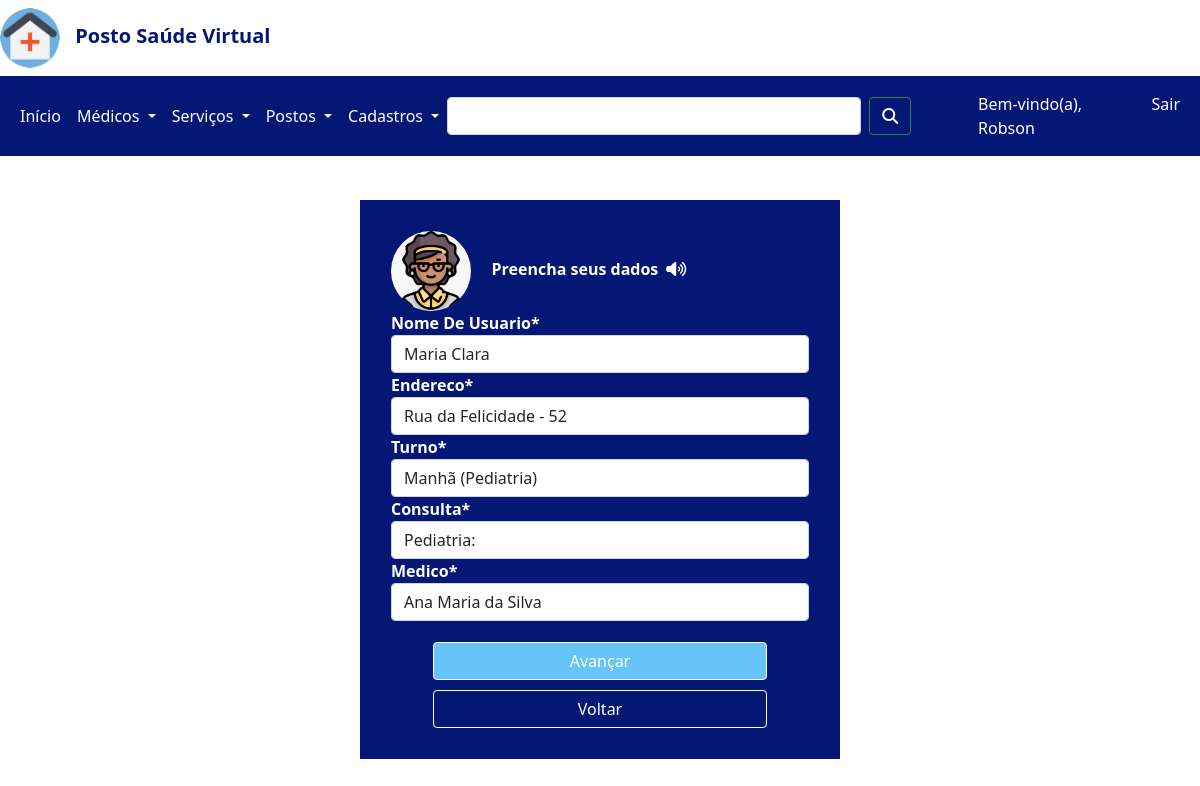
The app's page /cadastros/editar/agendamento/2 (signed in) with its own data.
### cadastros/models.py (models this page shows, shortened)
class Agendamento(models.Model):
    nome_De_Usuario = models.ForeignKey(Pessoa, on_delete=models.PROTECT)
    endereco = models.ForeignKey(Endereco, on_delete=models.PROTECT)
    turno = models.ForeignKey(AgendarConsulta, on_delete=models.PROTECT)
    consulta = models.ForeignKey(Consulta, on_delete=models.PROTECT)
    medico = models.ForeignKey(Medico, on_delete=models.PROTECT)

class Endereco(models.Model):
    endereco = models.CharField(verbose_name='Endereço' ,max_length=2560)
    num_Da_Residencia = models.CharField(verbose_name='Número da Residência', max_length=2)
    complemento = models.CharField(max_length=256)
    bairro = models.CharField(max_length=256)
    telefone = models.CharField(max_length=15, unique=True)
    cep = models.CharField(verbose_name='CEP', max_length=9)
    ponto_De_Referencia = models.TextField(verbose_name='Ponto de Referência', max_length=256)
    pessoa = models.ForeignKey(Pessoa, on_delete=models.PROTECT)
    def __str__(self):
        return "{} - {}".format(self.endereco, self.num_Da_Residencia)

class AgendarConsulta(models.Model):
    tipo_Da_Consulta = models.CharField(max_length=256, unique=True)
    turno = models.CharField(max_length=5)
    dia_Da_Semana = models.CharField(max_length=13)
    status = models.BooleanField(default=True)
    def __str__(self):
        return "{} ({})".format(self.turno, self.tipo_Da_Consulta)

### cadastros/views.py (the view)
# urls.py: path('editar/agendamento/<int:pk>', login_required(AgendamentoUpdateView.as_view()), name='editar-agendamento'),
class AgendamentoUpdateView(UpdateView):
    model = Agendamento
    form_class = AgendamentoForm
    success_url = '/'
    template_name = 'cadastros/agendamento.html'

### cadastros/forms.py
class AgendamentoForm(forms.ModelForm):
    class Meta:
        model = Agendamento
        fields = ('nome_De_Usuario', 'endereco', 'turno', 'consulta', 'medico')

### cadastros/models.py (called while the page is built)
    def __str__(self):
        return self.nome_Completo

    def __str__(self):
        return self.nome_Completo

    def __str__(self):
        return "{}: {}".format(self.tipo_Da_Consulta.tipo_Da_Consulta, self.descricao)

### cadastros/templates/cadastros/agendamento.html (shortened to what this page needs)
{% extends 'base.html' %}
{% load static %}
{% load crispy_forms_tags %}
{% block conteudo %}
<link rel="stylesheet" href="{% static 'css/agendamento.css' %}">
<body>
    <div class="cadastroUsuario">
        <div class="atendenteAg">
            <header class="header-atendente">
                <img class="atendente-img" src="{% static 'img/atendente.png' %}">
                <span><strong id="atendente-voice">&nbsp; Preencha seus dados<i class="fa-solid fa-volume-high" id="sound"></i></strong></span>
            </header>
        </div>
        <form method="post">
            {{ form|crispy}}
            <button class="btn btn-success" id="cadastrarUsuario" type="submit">Avançar</button>
        </form>
        <a href="javascript:history.back()"><button class="btn btn-success" id="cadastrarUsuario1" >Voltar</button></a>
    </div>
</body>
{% endblock %}

### templates/base.html (shortened to what this page needs)
{% load static %}
<!DOCTYPE html>
<html lang="pt-br">
<head>
    <link href="https://cdn.jsdelivr.net/npm/bootstrap@5.1.3/dist/css/bootstrap.min.css" rel="stylesheet">
    <link rel="stylesheet" href="https://cdn.jsdelivr.net/npm/bootstrap-icons@1.8.1/font/bootstrap-icons.css">
    <link rel="stylesheet" href="{% static 'css/base.css' %}">
</head>
<body>
  {% block menu %}
  <div class="cabecalho-logo">
    <header class="cabecalho">
      <img class="logo" src="{% static 'img/my-logo.png' %}">
      <span><strong>Posto Saúde Virtual</strong></span>
    </header>
  </div>
  <div class="menu">
    <nav class="navbar navbar-expand-lg">
      <div class="container-fluid">
        <div class="collapse navbar-collapse" id="navbarSupportedContent">
          <ul class="navbar-nav me-auto mb-2 mb-lg-0">
            <li class="nav-item">
              <a class="nav-link activate" aria-current="page" href="{% url 'pages:home' %}" id="first-menu">Início</a>
            </li>
            <li class="nav-item dropdown">
              <a class="nav-link dropdown-toggle" href="#" id="navbarDropdown" role="button" data-bs-toggle="dropdown" aria-expanded="false">
                Médicos
              </a>
            </li>
            <li class="nav-item dropdown">
              <a class="nav-link dropdown-toggle" href="#" id="navbarDropdown" role="button" data-bs-toggle="dropdown" aria-expanded="false">
                Serviços
              </a>
            </li>
            <li class="nav-item dropdown">
              <a class="nav-link dropdown-toggle" href="#" id="navbarDropdown" role="button" data-bs-toggle="dropdown" aria-expanded="false">
                Postos
              </a>
            </li>
            {% if user.is_authenticated %}
            <li class="nav-item dropdown">
              <a class="nav-link dropdown-toggle" href="#" id="navbarDropdown" role="button" data-bs-toggle="dropdown" aria-expanded="false">
                Cadastros
              </a>
            </li>
            {% endif %}
          </ul>
          <form class="d-flex">
            <input class="form-control me-2" type="search" aria-label="Search">
            <button class="btn btn-outline-success" type="submit"><i class="fa-solid fa-magnifying-glass"></i></button>
          </form>
          <ul class="navbar-nav me-auto mb-2 mb-lg-0">
            {% if user.is_authenticated %}
            <li class="nav-item">
              <a class="nav-link disabled" href="#" id="first-menu">Bem-vindo(a), {{ user.get_username }}</a>
            </li>
            <li class="nav-item">
              <a class="nav-link" href="{% url 'account_logout' %}" id="first-menu">Sair</a>
            </li>
            {% endif %}
          </ul>
        </div>
      </div>
    </nav>
  </div>
  {% endblock %}
  {% block conteudo %}
  {% endblock %}
</body>
</html>

### static/css/base.css (style rules this page uses)
.cabecalho { width: 23vw; color: #051775; font-size: 15pt; }
.logo { width: 5vw; border-radius: 100%; }
strong { margin-left: 0.5em; }
.cabecalho-logo { margin-top: 0.5em; }
.menu { margin-top: 0.5em; }
.navbar { background-color: #051775; }
#first-menu { color: #ffffff; }
#navbarDropdown { color: #ffffff; }
.d-flex { width: 40vw; margin-right: 5%; }
.btn { background: none; color: #ffffff; }

### static/css/agendamento.css (style rules this page uses)
.atendente-img { height: 10vh; border-radius: 100%; }
#atendente-voice { background-color: #051775; color: #ffffff; border-radius: 50px 50px 50px 50px; }
#sound { margin: 0.5em; }
.cadastroUsuario { position: absolute; width:40%; border: 1px solid #051775; padding: 30px 30px; top: 25%; left:30%; background-color: #051775; }
#cadastrarUsuario1 { margin-top: 10px; width: 80%; margin-left: 10%; background-color:#051775; border-color: white; }
form { background-color: #051775; }
label { color: white; font-weight: bold; }
input { width: 100%; background-color:white; }
#cadastrarUsuario { width: 80%; margin-left: 10%; background-color: #66C4F9; border-color: white; margin-top: 5%; }

### records on screen
Agendamento: nome_De_Usuario "Maria Clara", consulta "Pediatria:", medico "Ana Maria da Silva"
Endereco: endereco "Rua da Felicidade - 52"
AgendarConsulta: turno "Manhã (Pediatria)"

### other values on screen
{{ user.get_username }} "Robson"
